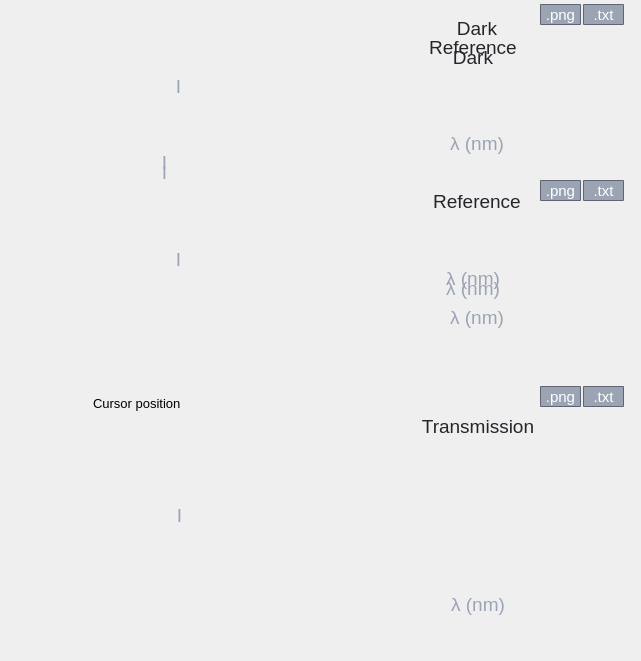
    <widget class="QFrame" name="side_plots_frame">
     <property name="geometry">
      <rect>
       <x>586</x>
       <y>89</y>
       <width>641</width>
       <height>661</height>
      </rect>
     </property>
     <property name="mouseTracking">
      <bool>true</bool>
     </property>
     <property name="styleSheet">
      <string notr="true">outline-width: 0ps;
border-radius: 0px;
border-style: solid;
border-width: 0px;</string>
     </property>
     <property name="frameShape">
      <enum>QFrame::StyledPanel</enum>
     </property>
     <property name="frameShadow">
      <enum>QFrame::Raised</enum>
     </property>
     <widget class="QFrame" name="calc_plot_2_frame">
      <property name="geometry">
       <rect>
        <x>3</x>
        <y>-8</y>
        <width>631</width>
        <height>351</height>
       </rect>
      </property>
      <property name="mouseTracking">
       <bool>true</bool>
      </property>
      <property name="styleSheet">
       <string notr="true"/>
      </property>
      <property name="frameShape">
       <enum>QFrame::StyledPanel</enum>
      </property>
      <property name="frameShadow">
       <enum>QFrame::Raised</enum>
      </property>
      <widget class="QWidget" name="gridLayoutWidget_5">
       <property name="geometry">
        <rect>
         <x>10</x>
         <y>0</y>
         <width>611</width>
         <height>341</height>
        </rect>
       </property>
       <property name="mouseTracking">
        <bool>true</bool>
       </property>
       <layout class="QGridLayout" name="calc_plot_2_grid_layout">
        <property name="sizeConstraint">
         <enum>QLayout::SetDefaultConstraint</enum>
        </property>
        <item row="3" column="0">
         <widget class="QLabel" name="calc_plot_2_i_label">
          <property name="font">
           <font>
            <pointsize>14</pointsize>
            <weight>50</weight>
            <bold>false</bold>
           </font>
          </property>
          <property name="mouseTracking">
           <bool>true</bool>
          </property>
          <property name="styleSheet">
           <string notr="true">color: #9ba4b4;</string>
          </property>
          <property name="text">
           <string>I</string>
          </property>
          <property name="alignment">
           <set>Qt::AlignCenter</set>
          </property>
          <property name="wordWrap">
           <bool>false</bool>
          </property>
          <property name="margin">
           <number>1</number>
          </property>
         </widget>
        </item>
        <item row="2" column="1">
         <widget class="QLabel" name="calc_plot_2_label">
          <property name="font">
           <font>
            <pointsize>14</pointsize>
            <weight>50</weight>
            <bold>false</bold>
           </font>
          </property>
          <property name="mouseTracking">
           <bool>true</bool>
          </property>
          <property name="styleSheet">
           <string notr="true">color: #24262b;</string>
          </property>
          <property name="text">
           <string>Reference</string>
          </property>
          <property name="alignment">
           <set>Qt::AlignCenter</set>
          </property>
          <property name="margin">
           <number>1</number>
          </property>
         </widget>
        </item>
        <item row="4" column="1">
         <widget class="QLabel" name="calc_plot_2_lambda_label">
          <property name="font">
           <font>
            <pointsize>14</pointsize>
            <weight>50</weight>
            <bold>false</bold>
           </font>
          </property>
          <property name="mouseTracking">
           <bool>true</bool>
          </property>
          <property name="styleSheet">
           <string notr="true">color: #9ba4b4;</string>
          </property>
          <property name="text">
           <string>λ (nm)</string>
          </property>
          <property name="alignment">
           <set>Qt::AlignCenter</set>
          </property>
          <property name="wordWrap">
           <bool>false</bool>
          </property>
          <property name="margin">
           <number>1</number>
          </property>
         </widget>
        </item>
        <item row="3" column="1">
         <widget class="PlotWidget" name="calc_plot_2" native="true">
          <property name="enabled">
           <bool>false</bool>
          </property>
          <property name="mouseTracking">
           <bool>true</bool>
          </property>
         </widget>
        </item>
       </layout>
      </widget>
     </widget>
     <widget class="QPushButton" name="save_calc_plot_1_txt_button">
      <property name="geometry">
       <rect>
        <x>583</x>
        <y>4</y>
        <width>41</width>
        <height>21</height>
       </rect>
      </property>
      <property name="font">
       <font>
        <pointsize>11</pointsize>
       </font>
      </property>
      <property name="mouseTracking">
       <bool>true</bool>
      </property>
      <property name="styleSheet">
       <string notr="true">background-color:#9ba4b4;
color:white;
border-radius: 1px;
border-style: solid;
border-width: 1px;
border-color: #626470;</string>
      </property>
      <property name="text">
       <string>.txt</string>
      </property>
     </widget>
     <widget class="QPushButton" name="save_calc_plot_2_png_button">
      <property name="geometry">
       <rect>
        <x>540</x>
        <y>180</y>
        <width>41</width>
        <height>21</height>
       </rect>
      </property>
      <property name="font">
       <font>
        <pointsize>11</pointsize>
       </font>
      </property>
      <property name="mouseTracking">
       <bool>true</bool>
      </property>
      <property name="styleSheet">
       <string notr="true">background-color:#9ba4b4;
color:white;
border-radius: 1px;
border-style: solid;
border-width: 1px;
border-color: #626470;</string>
      </property>
      <property name="text">
       <string>.png</string>
      </property>
     </widget>
     <widget class="QFrame" name="calc_plot_1_frame">
      <property name="geometry">
       <rect>
        <x>3</x>
        <y>2</y>
        <width>631</width>
        <height>341</height>
       </rect>
      </property>
      <property name="sizePolicy">
       <sizepolicy hsizetype="Preferred" vsizetype="Preferred">
        <horstretch>0</horstretch>
        <verstretch>0</verstretch>
       </sizepolicy>
      </property>
      <property name="mouseTracking">
       <bool>true</bool>
      </property>
      <property name="styleSheet">
       <string notr="true"/>
      </property>
      <property name="frameShape">
       <enum>QFrame::StyledPanel</enum>
      </property>
      <property name="frameShadow">
       <enum>QFrame::Raised</enum>
      </property>
      <widget class="QWidget" name="gridLayoutWidget_6">
       <property name="geometry">
        <rect>
         <x>10</x>
         <y>0</y>
         <width>611</width>
         <height>341</height>
        </rect>
       </property>
       <property name="mouseTracking">
        <bool>true</bool>
       </property>
       <layout class="QGridLayout" name="calc_plot_1_grid_layout">
        <property name="sizeConstraint">
         <enum>QLayout::SetDefaultConstraint</enum>
        </property>
        <item row="1" column="0">
         <widget class="QLabel" name="calc_plot_1_i_label">
          <property name="font">
           <font>
            <pointsize>14</pointsize>
            <weight>50</weight>
            <bold>false</bold>
           </font>
          </property>
          <property name="mouseTracking">
           <bool>true</bool>
          </property>
          <property name="styleSheet">
           <string notr="true">color: #9ba4b4;</string>
          </property>
          <property name="text">
           <string>I</string>
          </property>
          <property name="alignment">
           <set>Qt::AlignCenter</set>
          </property>
          <property name="wordWrap">
           <bool>false</bool>
          </property>
          <property name="margin">
           <number>1</number>
          </property>
         </widget>
        </item>
        <item row="0" column="1">
         <widget class="QLabel" name="calc_plot_1_label">
          <property name="font">
           <font>
            <pointsize>14</pointsize>
            <weight>50</weight>
            <bold>false</bold>
           </font>
          </property>
          <property name="mouseTracking">
           <bool>true</bool>
          </property>
          <property name="styleSheet">
           <string notr="true">color: #24262b;</string>
          </property>
          <property name="text">
           <string>Dark</string>
          </property>
          <property name="alignment">
           <set>Qt::AlignCenter</set>
          </property>
          <property name="margin">
           <number>1</number>
          </property>
         </widget>
        </item>
        <item row="2" column="1">
         <widget class="QLabel" name="calc_plot_1_lambda_label">
          <property name="enabled">
           <bool>true</bool>
          </property>
          <property name="font">
           <font>
            <pointsize>14</pointsize>
            <weight>50</weight>
            <bold>false</bold>
           </font>
          </property>
          <property name="mouseTracking">
           <bool>true</bool>
          </property>
          <property name="styleSheet">
           <string notr="true">color: #9ba4b4;</string>
          </property>
          <property name="text">
           <string>λ (nm)</string>
          </property>
          <property name="alignment">
           <set>Qt::AlignCenter</set>
          </property>
          <property name="wordWrap">
           <bool>false</bool>
          </property>
          <property name="margin">
           <number>1</number>
          </property>
         </widget>
        </item>
        <item row="1" column="1">
         <widget class="PlotWidget" name="calc_plot_1" native="true">
          <property name="enabled">
           <bool>false</bool>
          </property>
          <property name="mouseTracking">
           <bool>true</bool>
          </property>
         </widget>
        </item>
       </layout>
      </widget>
     </widget>
     <widget class="QFrame" name="calc_plot_3_frame">
      <property name="geometry">
       <rect>
        <x>3</x>
        <y>365</y>
        <width>631</width>
        <height>291</height>
       </rect>
      </property>
      <property name="mouseTracking">
       <bool>true</bool>
      </property>
      <property name="frameShape">
       <enum>QFrame::StyledPanel</enum>
      </property>
      <property name="frameShadow">
       <enum>QFrame::Raised</enum>
      </property>
      <widget class="QWidget" name="verticalLayoutWidget">
       <property name="geometry">
        <rect>
         <x>30</x>
         <y>20</y>
         <width>591</width>
         <height>261</height>
        </rect>
       </property>
       <property name="mouseTracking">
        <bool>true</bool>
       </property>
       <layout class="QGridLayout" name="calc_plot_3_grid_layout">
        <item row="6" column="1">
         <widget class="QLabel" name="calc_plot_3_label">
          <property name="font">
           <font>
            <pointsize>14</pointsize>
            <weight>50</weight>
            <bold>false</bold>
           </font>
          </property>
          <property name="mouseTracking">
           <bool>true</bool>
          </property>
          <property name="styleSheet">
           <string notr="true">color: #24262b;</string>
          </property>
          <property name="text">
           <string>Transmission</string>
          </property>
          <property name="alignment">
           <set>Qt::AlignCenter</set>
          </property>
         </widget>
        </item>
        <item row="8" column="1">
         <widget class="QLabel" name="calc_plot_3_lambda_label">
          <property name="font">
           <font>
            <pointsize>14</pointsize>
            <weight>50</weight>
            <bold>false</bold>
           </font>
          </property>
          <property name="mouseTracking">
           <bool>true</bool>
          </property>
          <property name="styleSheet">
           <string notr="true">color: #9ba4b4;</string>
          </property>
          <property name="text">
           <string>λ (nm)</string>
          </property>
          <property name="alignment">
           <set>Qt::AlignCenter</set>
          </property>
          <property name="wordWrap">
           <bool>false</bool>
          </property>
          <property name="margin">
           <number>1</number>
          </property>
         </widget>
        </item>
        <item row="7" column="0">
         <widget class="QLabel" name="calc_plot_3_i_label">
          <property name="font">
           <font>
            <pointsize>14</pointsize>
            <weight>50</weight>
            <bold>false</bold>
           </font>
          </property>
          <property name="mouseTracking">
           <bool>true</bool>
          </property>
          <property name="styleSheet">
           <string notr="true">color: #9ba4b4;</string>
          </property>
          <property name="text">
           <string>I</string>
          </property>
          <property name="alignment">
           <set>Qt::AlignCenter</set>
          </property>
          <property name="wordWrap">
           <bool>false</bool>
          </property>
          <property name="margin">
           <number>1</number>
          </property>
         </widget>
        </item>
        <item row="7" column="1">
         <widget class="PlotWidget" name="calc_plot_3" native="true">
          <property name="enabled">
           <bool>true</bool>
          </property>
          <property name="mouseTracking">
           <bool>true</bool>
          </property>
         </widget>
        </item>
       </layout>
      </widget>
      <widget class="QLabel" name="cursor_calc_3_label">
       <property name="geometry">
        <rect>
         <x>90</x>
         <y>30</y>
         <width>91</width>
         <height>16</height>
        </rect>
       </property>
       <property name="font">
        <font>
         <pointsize>10</pointsize>
        </font>
       </property>
       <property name="mouseTracking">
        <bool>true</bool>
       </property>
       <property name="text">
        <string>Cursor position</string>
       </property>
      </widget>
     </widget>
     <widget class="QFrame" name="calc_plot_1_2_combo_frame">
      <property name="geometry">
       <rect>
        <x>3</x>
        <y>-8</y>
        <width>631</width>
        <height>351</height>
       </rect>
      </property>
      <property name="sizePolicy">
       <sizepolicy hsizetype="Preferred" vsizetype="Preferred">
        <horstretch>0</horstretch>
        <verstretch>0</verstretch>
       </sizepolicy>
      </property>
      <property name="mouseTracking">
       <bool>true</bool>
      </property>
      <property name="frameShape">
       <enum>QFrame::StyledPanel</enum>
      </property>
      <property name="frameShadow">
       <enum>QFrame::Raised</enum>
      </property>
      <widget class="QWidget" name="gridLayoutWidget_4">
       <property name="geometry">
        <rect>
         <x>29</x>
         <y>10</y>
         <width>591</width>
         <height>341</height>
        </rect>
       </property>
       <property name="mouseTracking">
        <bool>true</bool>
       </property>
       <layout class="QGridLayout" name="calc_plot_1_2_grid_layout">
        <property name="sizeConstraint">
         <enum>QLayout::SetDefaultConstraint</enum>
        </property>
        <item row="5" column="1">
         <widget class="QLabel" name="calc_plot_2_combo_label">
          <property name="font">
           <font>
            <pointsize>14</pointsize>
            <weight>50</weight>
            <bold>false</bold>
           </font>
          </property>
          <property name="mouseTracking">
           <bool>true</bool>
          </property>
          <property name="styleSheet">
           <string notr="true">color: #24262b;</string>
          </property>
          <property name="text">
           <string>Reference</string>
          </property>
          <property name="alignment">
           <set>Qt::AlignCenter</set>
          </property>
          <property name="margin">
           <number>1</number>
          </property>
         </widget>
        </item>
        <item row="6" column="0">
         <widget class="QLabel" name="calc_plot_2_combo_i_label">
          <property name="font">
           <font>
            <pointsize>14</pointsize>
            <weight>50</weight>
            <bold>false</bold>
           </font>
          </property>
          <property name="mouseTracking">
           <bool>true</bool>
          </property>
          <property name="styleSheet">
           <string notr="true">color: #9ba4b4;</string>
          </property>
          <property name="text">
           <string>I</string>
          </property>
          <property name="alignment">
           <set>Qt::AlignCenter</set>
          </property>
          <property name="wordWrap">
           <bool>false</bool>
          </property>
          <property name="margin">
           <number>1</number>
          </property>
         </widget>
        </item>
        <item row="0" column="1">
         <widget class="QLabel" name="calc_plot_1_combo_label">
          <property name="font">
           <font>
            <pointsize>14</pointsize>
            <weight>50</weight>
            <bold>false</bold>
           </font>
          </property>
          <property name="mouseTracking">
           <bool>true</bool>
          </property>
          <property name="styleSheet">
           <string notr="true">color: #24262b;</string>
          </property>
          <property name="text">
           <string>Dark</string>
          </property>
          <property name="alignment">
           <set>Qt::AlignCenter</set>
          </property>
          <property name="margin">
           <number>1</number>
          </property>
         </widget>
        </item>
        <item row="1" column="0">
         <widget class="QLabel" name="calc_plot_1_combo_i_label">
          <property name="font">
           <font>
            <pointsize>14</pointsize>
            <weight>50</weight>
            <bold>false</bold>
           </font>
          </property>
          <property name="mouseTracking">
           <bool>true</bool>
          </property>
          <property name="styleSheet">
           <string notr="true">color: #9ba4b4;</string>
          </property>
          <property name="text">
           <string>I</string>
          </property>
          <property name="alignment">
           <set>Qt::AlignCenter</set>
          </property>
          <property name="wordWrap">
           <bool>false</bool>
          </property>
          <property name="margin">
           <number>1</number>
          </property>
         </widget>
        </item>
        <item row="2" column="1">
         <widget class="QLabel" name="calc_plot_1_combo_lambda_label">
          <property name="enabled">
           <bool>true</bool>
          </property>
          <property name="font">
           <font>
            <pointsize>14</pointsize>
            <weight>50</weight>
            <bold>false</bold>
           </font>
          </property>
          <property name="mouseTracking">
           <bool>true</bool>
          </property>
          <property name="styleSheet">
           <string notr="true">color: #9ba4b4;</string>
          </property>
          <property name="text">
           <string>λ (nm)</string>
          </property>
          <property name="alignment">
           <set>Qt::AlignCenter</set>
          </property>
          <property name="wordWrap">
           <bool>false</bool>
          </property>
          <property name="margin">
           <number>1</number>
          </property>
         </widget>
        </item>
        <item row="7" column="1">
         <widget class="QLabel" name="calc_plot_2_combo_lambda_label">
          <property name="font">
           <font>
            <pointsize>14</pointsize>
            <weight>50</weight>
            <bold>false</bold>
           </font>
          </property>
          <property name="mouseTracking">
           <bool>true</bool>
          </property>
          <property name="styleSheet">
           <string notr="true">color: #9ba4b4;</string>
          </property>
          <property name="text">
           <string>λ (nm)</string>
          </property>
          <property name="alignment">
           <set>Qt::AlignCenter</set>
          </property>
          <property name="wordWrap">
           <bool>false</bool>
          </property>
          <property name="margin">
           <number>1</number>
          </property>
         </widget>
        </item>
        <item row="1" column="1">
         <widget class="PlotWidget" name="calc_plot_1_combo" native="true">
          <property name="enabled">
           <bool>false</bool>
          </property>
          <property name="mouseTracking">
           <bool>true</bool>
          </property>
         </widget>
        </item>
        <item row="6" column="1">
         <widget class="PlotWidget" name="calc_plot_2_combo" native="true">
          <property name="enabled">
           <bool>false</bool>
          </property>
          <property name="mouseTracking">
           <bool>true</bool>
          </property>
         </widget>
        </item>
       </layout>
      </widget>
     </widget>
     <widget class="QPushButton" name="save_calc_plot_3_txt_button">
      <property name="geometry">
       <rect>
        <x>583</x>
        <y>386</y>
        <width>41</width>
        <height>21</height>
       </rect>
      </property>
      <property name="font">
       <font>
        <pointsize>11</pointsize>
       </font>
      </property>
      <property name="mouseTracking">
       <bool>true</bool>
      </property>
      <property name="styleSheet">
       <string notr="true">background-color:#9ba4b4;
color:white;
border-radius: 1px;
border-style: solid;
border-width: 1px;
border-color: #626470;</string>
      </property>
      <property name="text">
       <string>.txt</string>
      </property>
     </widget>
     <widget class="QPushButton" name="save_calc_plot_3_png_button">
      <property name="geometry">
       <rect>
        <x>540</x>
        <y>386</y>
        <width>41</width>
        <height>21</height>
       </rect>
      </property>
      <property name="font">
       <font>
        <pointsize>11</pointsize>
       </font>
      </property>
      <property name="mouseTracking">
       <bool>true</bool>
      </property>
      <property name="styleSheet">
       <string notr="true">background-color:#9ba4b4;
color:white;
border-radius: 1px;
border-style: solid;
border-width: 1px;
border-color: #626470;</string>
      </property>
      <property name="text">
       <string>.png</string>
      </property>
     </widget>
     <widget class="QPushButton" name="save_calc_plot_1_png_button">
      <property name="geometry">
       <rect>
        <x>540</x>
        <y>4</y>
        <width>41</width>
        <height>21</height>
       </rect>
      </property>
      <property name="font">
       <font>
        <pointsize>11</pointsize>
       </font>
      </property>
      <property name="mouseTracking">
       <bool>true</bool>
      </property>
      <property name="styleSheet">
       <string notr="true">background-color:#9ba4b4;
color:white;
border-radius: 1px;
border-style: solid;
border-width: 1px;
border-color: #626470;</string>
      </property>
      <property name="text">
       <string>.png</string>
      </property>
     </widget>
     <widget class="QPushButton" name="save_calc_plot_2_txt_button">
      <property name="geometry">
       <rect>
        <x>583</x>
        <y>180</y>
        <width>41</width>
        <height>21</height>
       </rect>
      </property>
      <property name="font">
       <font>
        <pointsize>11</pointsize>
       </font>
      </property>
      <property name="mouseTracking">
       <bool>true</bool>
      </property>
      <property name="styleSheet">
       <string notr="true">background-color:#9ba4b4;
color:white;
border-radius: 1px;
border-style: solid;
border-width: 1px;
border-color: #626470;</string>
      </property>
      <property name="text">
       <string>.txt</string>
      </property>
     </widget>
     <zorder>calc_plot_2_frame</zorder>
     <zorder>calc_plot_1_frame</zorder>
     <zorder>calc_plot_3_frame</zorder>
     <zorder>calc_plot_1_2_combo_frame</zorder>
     <zorder>save_calc_plot_3_txt_button</zorder>
     <zorder>save_calc_plot_3_png_button</zorder>
     <zorder>save_calc_plot_1_png_button</zorder>
     <zorder>save_calc_plot_2_txt_button</zorder>
     <zorder>save_calc_plot_1_txt_button</zorder>
     <zorder>save_calc_plot_2_png_button</zorder>
    </widget>
